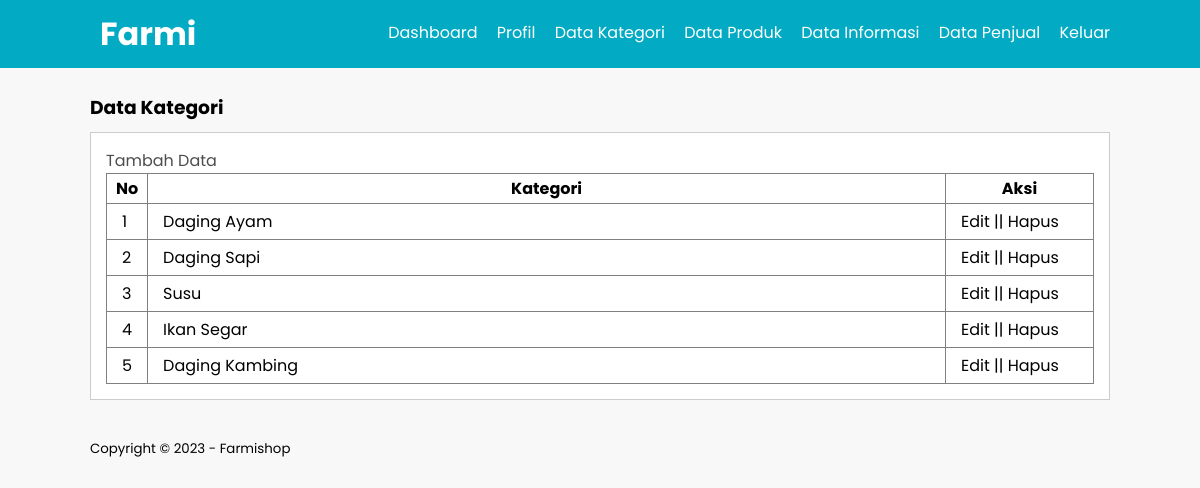
/data-kategori.php (signed in), run on the app's committed database.
### tables this page shows
CREATE TABLE `category` (
  `id_category` int(11) NOT NULL,
  `name_category` varchar(25) NOT NULL
);

### data-kategori.php (the view, shortened to what this page needs)
<?php
include('db.php');
?>
<!DOCTYPE html>
<html lang="en">
<head>
    <link rel="stylesheet" href="css/style.css">
</head>
<body>
    <header>
        <div class="container">
            <h1><a href="dashboard.php">Farmi</a></h1>
            <ul>
                <li><a href="dashboard.php">Dashboard</a></li>
                <li><a href="profil.php">Profil</a></li>
                <li><a href="data-kategori.php">Data Kategori</a></li>
                <li><a href="data-produk.php">Data Produk</a></li>
                <li><a href="data-info.php">Data Informasi</a></li>
                <li><a href="data-seller.php">Data Penjual</a></li>
                <li><a href="login.php">Keluar</a></li>
            </ul>
        </div>
    </header>
    <div class="section">
        <div class="container">
            <h3>Data Kategori</h3>
            <div class="box">
                <p><a href="tambah-data.php">Tambah Data</a></p>
                <table border="1" cellspacing="0" class="table">
                    <thead>
                        <tr>
                            <th width="3%">No</th>
                            <th>Kategori</th>
                            <th width="15%">Aksi</th>
                        </tr>
                    </thead>
                    <tbody>
                        <?php
                        $no = 1;
                        $kategori = mysqli_query($conn, "SELECT * FROM category ORDER BY id_category DESC");
                        while ($row = mysqli_fetch_array($kategori)) {
                            ?>
                            <tr>
                                <td>
                                    <?php echo $no++ ?>
                                </td>
                                <td>
                                    <?php echo $row['name_category'] ?>
                                </td>
                                <td>
                                    <a href="edit-kategori.php?id=<?php echo $row['id_category'] ?>">Edit</a> || <a
                                        href="hapus-kategori.php?id=<?php echo $row['id_category'] ?>"
                                        onclick="return confirm('Yakin Ingin Menghapus?')">Hapus</a>
                                </td>
                            </tr>
                        <?php } ?>
                    </tbody>
                </table>
            </div>
        </div>
    </div>
    <footer>
        <div class="container">
            <small>Copyright &copy; 2023 - Farmishop</small>
        </div>
    </footer>
</body>
</html>

### css/style.css (style rules this page uses)
* { padding: 0; margin: 0; font-family: 'Poppins',sans-serif; }
body { background-color: #f8f8f8; }
a { color: inherit; text-decoration: none; }
header { background-color: #02ABC3; color: #fff; }
header h1 { float: left; padding: 10px; }
header ul { float: right; }
header ul li { display: inline-block; }
header ul li a { padding: 20px 0 20px 15px; display: inline-block; }
.container { width: 85%; margin: 0 auto; }
.container:after { content: ''; display: block; clear: both; }
.section { padding: 25px 0; }
.box { background-color: #fff; border: 1px solid #ccc; padding: 15px; box-sizing: border-box; margin: 10px 0; }
.box::after { content: ''; display: block; clear: both; }
.table { width: 100%; border-collapse: collapse; }
.table tr { height: 30px; }
.table tr td { padding: 5px 15px; }
.container p { color: rgb(77, 77, 77); }

### data on the page
category: name_category "Daging Ayam"
category: name_category "Daging Sapi"
category: name_category "Susu"
category: name_category "Ikan Segar"
category: name_category "Daging Kambing"
